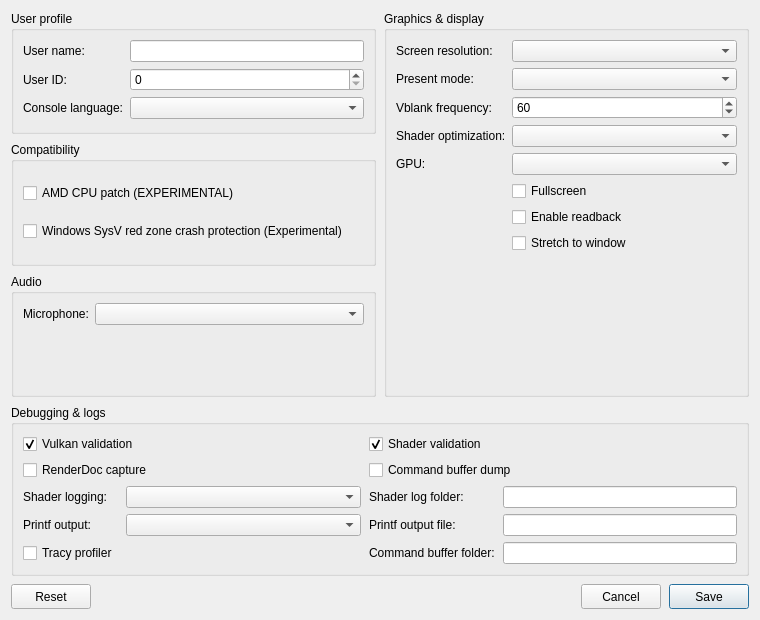
<?xml version="1.0" encoding="UTF-8"?>
<ui version="4.0">
 <class>ConfigurationEditDialog</class>
 <widget class="QDialog" name="ConfigurationEditDialog">
  <property name="geometry">
   <rect>
    <x>0</x>
    <y>0</y>
    <width>760</width>
    <height>620</height>
   </rect>
  </property>
  <property name="windowTitle">
   <string>Settings</string>
  </property>
  <property name="locale">
   <locale language="English" country="UnitedStates"/>
  </property>
  <layout class="QGridLayout" name="gridLayout">
   <property name="horizontalSpacing">
    <number>8</number>
   </property>
   <property name="verticalSpacing">
    <number>8</number>
   </property>
   <item row="0" column="0">
    <layout class="QGridLayout" name="sectionsLayout" columnstretch="1,1">
     <property name="horizontalSpacing">
      <number>8</number>
     </property>
     <property name="verticalSpacing">
      <number>8</number>
     </property>
     <item row="0" column="0">
      <widget class="QGroupBox" name="user_profile_group">
       <property name="title">
        <string>User profile</string>
       </property>
       <layout class="QFormLayout" name="userProfileLayout">
        <property name="fieldGrowthPolicy">
         <enum>QFormLayout::AllNonFixedFieldsGrow</enum>
        </property>
        <item row="0" column="0">
         <widget class="QLabel" name="label_user_name">
          <property name="text"><string>User name:</string></property>
         </widget>
        </item>
        <item row="0" column="1">
         <widget class="MandatoryLineEdit" name="lineEdit_user_name">
          <property name="toolTip"><string>Local user name exposed to games</string></property>
          <property name="clearButtonEnabled"><bool>true</bool></property>
         </widget>
        </item>
        <item row="1" column="0">
         <widget class="QLabel" name="label_user_id">
          <property name="text"><string>User ID:</string></property>
         </widget>
        </item>
        <item row="1" column="1">
         <widget class="QSpinBox" name="spinBox_user_id">
          <property name="toolTip"><string>Local user ID exposed to games</string></property>
          <property name="maximum"><number>2147483647</number></property>
         </widget>
        </item>
        <item row="2" column="0">
         <widget class="QLabel" name="label_console_language">
          <property name="text"><string>Console language:</string></property>
         </widget>
        </item>
        <item row="2" column="1">
         <widget class="QComboBox" name="comboBox_console_language">
          <property name="toolTip"><string>Language</string></property>
         </widget>
        </item>
       </layout>
      </widget>
     </item>
     <item row="2" column="0">
      <widget class="QGroupBox" name="audio_group">
       <property name="title"><string>Audio</string></property>
       <layout class="QFormLayout" name="audioLayout">
        <property name="fieldGrowthPolicy">
         <enum>QFormLayout::AllNonFixedFieldsGrow</enum>
        </property>
        <item row="0" column="0">
         <widget class="QLabel" name="label_audio_input_device">
          <property name="text"><string>Microphone:</string></property>
         </widget>
        </item>
        <item row="0" column="1">
         <widget class="QComboBox" name="comboBox_audio_input_device"/>
        </item>
       </layout>
      </widget>
     </item>
     <item row="0" column="1" rowspan="3">
      <widget class="QGroupBox" name="graphics_group">
       <property name="title">
        <string>Graphics &amp;&amp; display</string>
       </property>
       <layout class="QFormLayout" name="graphicsLayout">
        <property name="fieldGrowthPolicy">
         <enum>QFormLayout::AllNonFixedFieldsGrow</enum>
        </property>
        <item row="0" column="0">
         <widget class="QLabel" name="label_screen_resolution">
          <property name="text"><string>Screen resolution:</string></property>
         </widget>
        </item>
        <item row="0" column="1">
         <widget class="QComboBox" name="comboBox_screen_resolution">
          <property name="toolTip"><string>Window resolution</string></property>
         </widget>
        </item>
        <item row="1" column="0">
         <widget class="QLabel" name="label_present_mode">
          <property name="text"><string>Present mode:</string></property>
         </widget>
        </item>
        <item row="1" column="1">
         <widget class="QComboBox" name="comboBox_present_mode">
          <property name="toolTip"><string>Vulkan swapchain presentation mode</string></property>
         </widget>
        </item>
        <item row="2" column="0">
         <widget class="QLabel" name="label_vblank_frequency">
          <property name="text"><string>Vblank frequency:</string></property>
         </widget>
        </item>
        <item row="2" column="1">
         <widget class="QSpinBox" name="spinBox_vblank_frequency">
          <property name="toolTip"><string>Virtual display refresh rate used for frame pacing</string></property>
          <property name="minimum"><number>30</number></property>
          <property name="maximum"><number>360</number></property>
          <property name="value"><number>60</number></property>
         </widget>
        </item>
        <item row="3" column="0">
         <widget class="QLabel" name="label_shader_optimization">
          <property name="text"><string>Shader optimization:</string></property>
         </widget>
        </item>
        <item row="3" column="1">
         <widget class="QComboBox" name="comboBox_shader_optimization_type">
          <property name="toolTip"><string>Optimize shaders for code size or performance</string></property>
         </widget>
        </item>
        <item row="4" column="0">
         <widget class="QLabel" name="label_gpu">
          <property name="text"><string>GPU:</string></property>
         </widget>
        </item>
        <item row="4" column="1">
         <widget class="QComboBox" name="comboBox_gpu">
          <property name="toolTip"><string>Graphics device used by the emulator</string></property>
         </widget>
        </item>
        <item row="5" column="1">
         <widget class="QCheckBox" name="checkBox_fullscreen">
          <property name="toolTip"><string>Run in borderless desktop fullscreen</string></property>
          <property name="text"><string>Fullscreen</string></property>
         </widget>
        </item>
        <item row="6" column="1">
         <widget class="QCheckBox" name="checkBox_readback">
          <property name="toolTip"><string>Read back writable linear images</string></property>
          <property name="text"><string>Enable readback</string></property>
         </widget>
        </item>
        <item row="7" column="1">
         <widget class="QCheckBox" name="checkBox_stretch">
          <property name="toolTip"><string>Allow window to be resized and stretch the display</string></property>
          <property name="text"><string>Stretch to window</string></property>
         </widget>
        </item>
       </layout>
      </widget>
     </item>
     <item row="3" column="0" colspan="2">
      <widget class="QGroupBox" name="debug_group">
       <property name="title">
        <string>Debugging &amp;&amp; logs</string>
       </property>
       <layout class="QGridLayout" name="debugLayout" columnstretch="0,1,0,1">
        <property name="horizontalSpacing"><number>8</number></property>
        <property name="verticalSpacing"><number>6</number></property>
        <item row="0" column="0" colspan="2">
         <widget class="QCheckBox" name="checkBox_vulkan_validation">
          <property name="toolTip"><string>Enable Vulkan validation layers</string></property>
          <property name="text"><string>Vulkan validation</string></property>
          <property name="checked"><bool>true</bool></property>
         </widget>
        </item>
        <item row="0" column="2" colspan="2">
         <widget class="QCheckBox" name="checkBox_shader_validation">
          <property name="toolTip"><string>Validate SPIR-V binary</string></property>
          <property name="text"><string>Shader validation</string></property>
          <property name="checked"><bool>true</bool></property>
         </widget>
        </item>
        <item row="1" column="0" colspan="2">
         <widget class="QCheckBox" name="checkBox_renderdoc_capture">
          <property name="toolTip"><string>Enable RenderDoc capture</string></property>
          <property name="text"><string>RenderDoc capture</string></property>
         </widget>
        </item>
        <item row="1" column="2" colspan="2">
         <widget class="QCheckBox" name="checkBox_cmd_dump">
          <property name="toolTip"><string>Dump command buffers</string></property>
          <property name="text"><string>Command buffer dump</string></property>
         </widget>
        </item>
        <item row="2" column="0">
         <widget class="QLabel" name="label_shader_log_direction">
          <property name="text"><string>Shader logging:</string></property>
         </widget>
        </item>
        <item row="2" column="1">
         <widget class="QComboBox" name="comboBox_shader_log_direction">
          <property name="toolTip"><string>Dump shaders to file or console window. If enabled may decrease emulator performance</string></property>
         </widget>
        </item>
        <item row="2" column="2">
         <widget class="QLabel" name="label_shader_log_folder">
          <property name="text"><string>Shader log folder:</string></property>
         </widget>
        </item>
        <item row="2" column="3">
         <widget class="MandatoryLineEdit" name="lineEdit_shader_log_folder">
          <property name="toolTip"><string>Specify directory to dump shaders</string></property>
          <property name="clearButtonEnabled"><bool>true</bool></property>
         </widget>
        </item>
        <item row="3" column="0">
         <widget class="QLabel" name="label_printf_direction">
          <property name="text"><string>Printf output:</string></property>
         </widget>
        </item>
        <item row="3" column="1">
         <widget class="QComboBox" name="comboBox_printf_direction">
          <property name="toolTip"><string>Print logs to file or console window. If enabled may decrease emulator performance</string></property>
         </widget>
        </item>
        <item row="3" column="2">
         <widget class="QLabel" name="label_printf_file">
          <property name="text"><string>Printf output file:</string></property>
         </widget>
        </item>
        <item row="3" column="3">
         <widget class="MandatoryLineEdit" name="lineEdit_printf_file">
          <property name="toolTip"><string>Specify file to dump logs</string></property>
          <property name="clearButtonEnabled"><bool>true</bool></property>
         </widget>
        </item>
        <item row="4" column="0">
         <widget class="QCheckBox" name="checkBox_profiler">
          <property name="toolTip"><string>Enable the Tracy profiler. Profiling may decrease emulator performance</string></property>
          <property name="text"><string>Tracy profiler</string></property>
         </widget>
        </item>
        <item row="4" column="2">
         <widget class="QLabel" name="label_cmd_dump_folder">
          <property name="text"><string>Command buffer folder:</string></property>
         </widget>
        </item>
        <item row="4" column="3">
         <widget class="MandatoryLineEdit" name="lineEdit_cmd_dump_folder">
          <property name="toolTip"><string>Specify directory to dump command buffers</string></property>
          <property name="clearButtonEnabled"><bool>true</bool></property>
         </widget>
        </item>
       </layout>
      </widget>
     </item>
     <item row="1" column="0">
      <widget class="QGroupBox" name="compatibility_group">
       <property name="title">
        <string>Compatibility</string>
       </property>
       <layout class="QVBoxLayout" name="compatibilityLayout">
        <item>
         <widget class="QCheckBox" name="checkBox_amd_cpu">
          <property name="toolTip"><string>Patch CPU instructions that differ between AMD and the host CPU.</string></property>
          <property name="text"><string>AMD CPU patch (EXPERIMENTAL)</string></property>
         </widget>
        </item>
        <item>
         <widget class="QCheckBox" name="checkBox_red_zone_protection">
          <property name="toolTip"><string>Helps prevent crashes in some games on Windows</string></property>
          <property name="text"><string>Windows SysV red zone crash protection (Experimental)</string></property>
         </widget>
        </item>
       </layout>
      </widget>
     </item>
    </layout>
   </item>
   <item row="2" column="0">
    <layout class="QHBoxLayout" name="buttonLayout">
     <item>
     <widget class="QPushButton" name="clear_button">
       <property name="minimumSize"><size><width>80</width><height>25</height></size></property>
       <property name="text"><string>Reset</string></property>
       <property name="toolTip"><string>Restore default settings</string></property>
      </widget>
     </item>
     <item>
      <spacer name="buttonSpacer">
       <property name="orientation"><enum>Qt::Horizontal</enum></property>
       <property name="sizeHint" stdset="0"><size><width>40</width><height>20</height></size></property>
      </spacer>
     </item>
     <item>
      <widget class="QPushButton" name="cancel_button">
       <property name="minimumSize"><size><width>80</width><height>25</height></size></property>
       <property name="text"><string>Cancel</string></property>
      </widget>
     </item>
     <item>
      <widget class="QPushButton" name="ok_button">
       <property name="minimumSize"><size><width>80</width><height>25</height></size></property>
       <property name="text"><string>Save</string></property>
       <property name="default"><bool>true</bool></property>
      </widget>
     </item>
    </layout>
   </item>
  </layout>
 </widget>
 <customwidgets>
  <customwidget>
   <class>MandatoryLineEdit</class>
   <extends>QLineEdit</extends>
   <header>mandatoryLineEdit.h</header>
  </customwidget>
 </customwidgets>
 <resources/>
 <connections>
  <connection>
   <sender>cancel_button</sender>
   <signal>clicked()</signal>
   <receiver>ConfigurationEditDialog</receiver>
   <slot>reject()</slot>
  </connection>
 </connections>
</ui>
